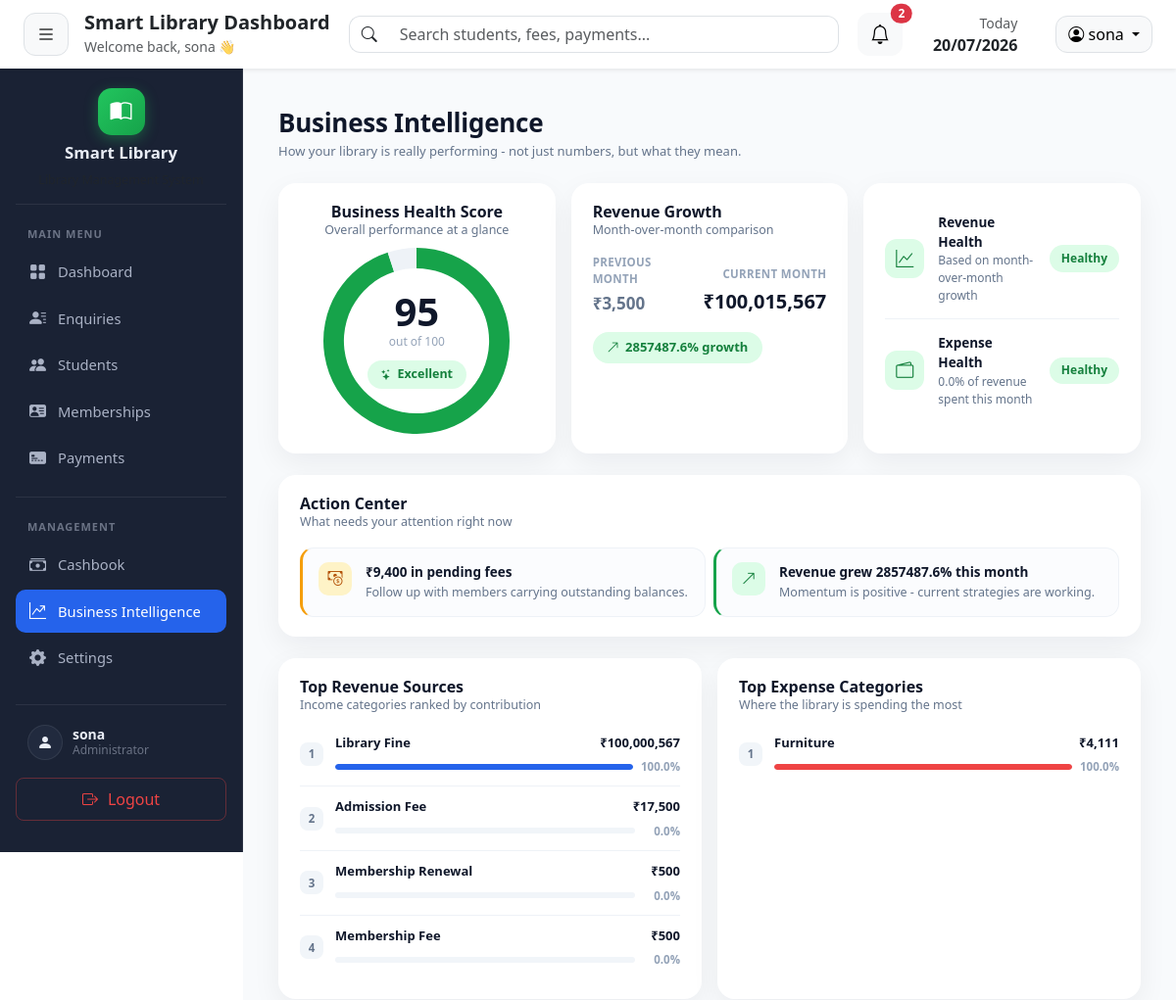
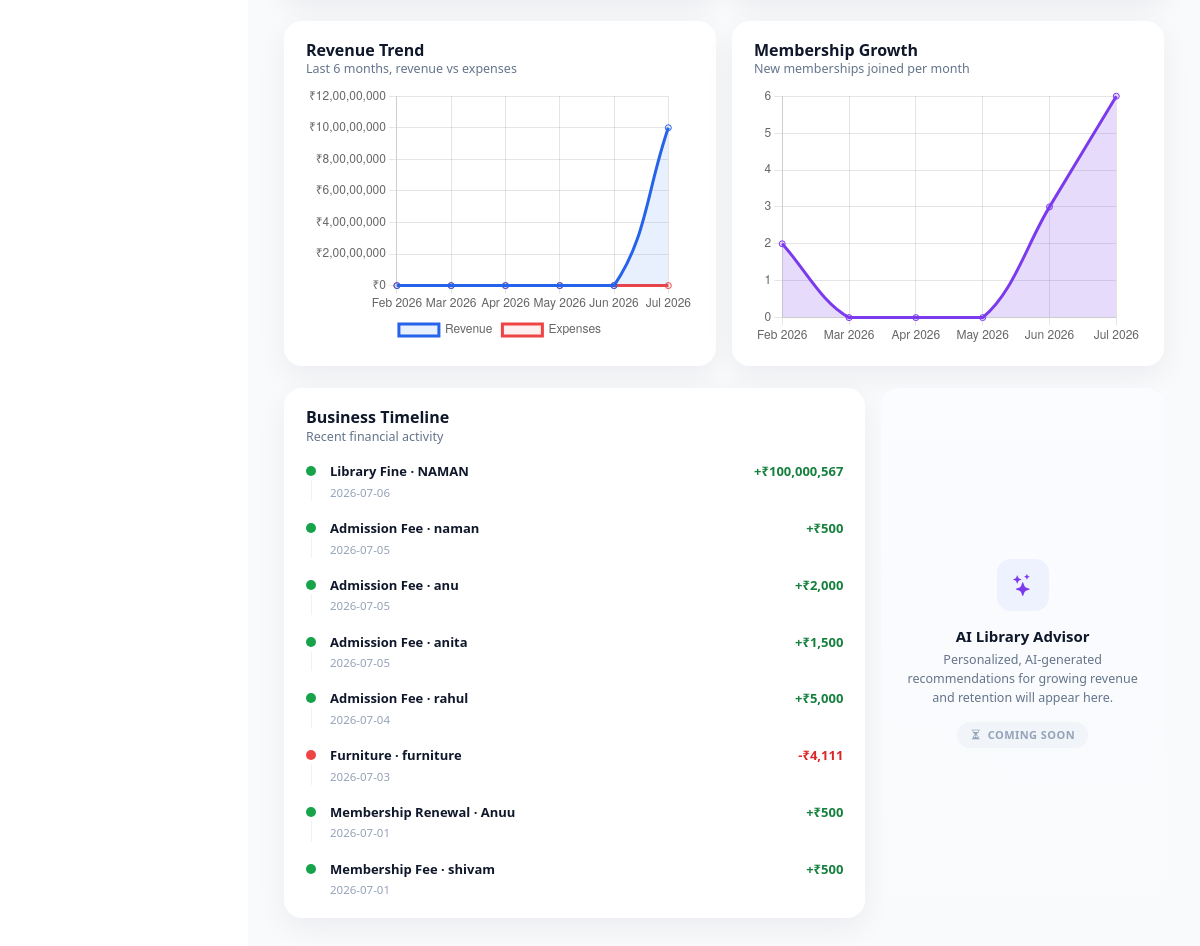
Page /business-intelligence/ (signed in) on the committed database (2 pictures, top to bottom).
### tables this page shows
CREATE TABLE cashbook (
    entry_id INTEGER PRIMARY KEY AUTOINCREMENT,
    type TEXT NOT NULL,
    description TEXT,
    amount REAL,
    entry_date DATE,
    payment_id INTEGER, category TEXT, person TEXT, admin_id INTEGER, payment_method TEXT, reference_id TEXT, source TEXT,

    FOREIGN KEY(payment_id)
    REFERENCES payments(payment_id)
);

### routes/business_intelligence.py (the view)
@business_intelligence_bp.route("/")
def index():
    if "admin_id" not in session:
        return redirect("/")
    admin_id = session["admin_id"]
    months = last_n_months(TREND_MONTHS)
    health_score = get_business_health_score(admin_id)
    revenue_growth = get_revenue_growth(admin_id)
    revenue_health_status = classify_revenue_health(revenue_growth["growth_pct"])
    expense_health = classify_expense_health(admin_id)
    return render_template(
        "business_intelligence/index.html",
        health_score=health_score,
        revenue_growth=revenue_growth,
        revenue_health_status=revenue_health_status,
        expense_health=expense_health,
        action_items=get_action_items(admin_id),
        top_revenue_sources=get_top_revenue_sources(admin_id, limit=5),
        top_expense_categories=get_top_expense_categories(admin_id, limit=5),
        timeline=get_business_timeline(admin_id, limit=8),
        revenue_trend_chart=_build_revenue_trend_chart(admin_id, months),
        membership_growth_chart=_build_membership_growth_chart(admin_id, months),
    )

### database/bi_queries.py (called while the page is built)
def last_n_months(n=6):
    today = date.today()
    year, month = today.year, today.month
    months = []
    for i in range(n - 1, -1, -1):
        m = month - i
        y = year
        while m <= 0:
            m += 12
            y -= 1
        months.append(f"{y:04d}-{m:02d}")
    return months

def get_monthly_new_memberships(admin_id):
    conn = get_connection()
    cursor = conn.cursor()
    cursor.execute("""
        SELECT
            strftime('%Y-%m', m.joining_date) AS month,
            COUNT(*) AS total
        FROM memberships m
        JOIN students s ON m.student_id = s.student_id
        WHERE s.admin_id = ?
        GROUP BY month
        ORDER BY month
    """, (admin_id,))
    rows = cursor.fetchall()
    conn.close()
    return {row["month"]: row["total"] for row in rows}

def get_membership_retention(admin_id):
    conn = get_connection()
    cursor = conn.cursor()
    cursor.execute("""
        SELECT
            COUNT(*) AS total,
            SUM(
                CASE WHEN m.membership_status = 'Active'
                     AND m.end_date >= DATE('now')
                THEN 1 ELSE 0 END
            ) AS active
        FROM memberships m
        JOIN students s ON m.student_id = s.student_id
        WHERE s.admin_id = ?
    """, (admin_id,))
    row = cursor.fetchone()
    conn.close()
    return {"total": row["total"] or 0, "active": row["active"] or 0}

def get_upcoming_expiries(admin_id, days=7):
    conn = get_connection()
    cursor = conn.cursor()
    cursor.execute("""
        SELECT COUNT(*) AS total
        FROM memberships m
        JOIN students s ON m.student_id = s.student_id
        WHERE s.admin_id = ?
        AND m.membership_status = 'Active'
        AND m.end_date BETWEEN DATE('now') AND DATE('now', ?)
    """, (admin_id, f"+{days} days"))
    total = cursor.fetchone()["total"]
    conn.close()
    return total

def get_revenue_growth(admin_id):
    income = get_monthly_income(admin_id)
    previous_month, current_month = last_n_months(2)
    current = income.get(current_month, 0)
    previous = income.get(previous_month, 0)
    if previous > 0:
        growth_pct = round((current - previous) / previous * 100, 1)
    elif current > 0:
        growth_pct = 100.0
    else:
        growth_pct = 0.0
    return {
        "current_month": current,
        "previous_month": previous,
        "growth_pct": growth_pct,
    }

### database/cashbook_queries.py (called while the page is built)
def get_total_income(admin_id):
    return _get_total_by_type(admin_id, "Income")

### templates/business_intelligence/index.html (shortened to what this page needs)
{% extends "layouts/base.html" %}
{% block styles %}
<link rel="stylesheet"
      href="{{ url_for('static', filename='css/business_intelligence.css') }}">
{% endblock %}
{% block content %}
<div class="container-fluid py-3 bi-page">
    <div class="bi-section">
        <h2 class="page-title mb-1">Business Intelligence</h2>
        <p class="page-subtitle mb-0">
            How your library is really performing - not just numbers, but what they mean.
        </p>
    </div>
    <div class="bi-section row g-3">
        {% include "components/bi_health_score.html" %}
        {% include "components/bi_revenue_growth.html" %}
        {% include "components/bi_health_status.html" %}
    </div>
    <div class="bi-section row g-3">
        {% include "components/bi_action_center.html" %}
    </div>
    <div class="bi-section row g-3">
        {% include "components/bi_top_revenue.html" %}
        {% include "components/bi_top_expense.html" %}
    </div>
    <div class="bi-section row g-3">
        {% include "components/bi_revenue_trend_chart.html" %}
        {% include "components/bi_membership_growth_chart.html" %}
    </div>
    <div class="bi-section row g-3">
        {% include "components/bi_timeline.html" %}
        {% include "components/bi_advisor.html" %}
    </div>
</div>
{% endblock %}
{% block scripts %}
<script>
    window.biChartData = {
        healthScore: {{ health_score | tojson }},
        revenueTrend: {{ revenue_trend_chart | tojson }},
        membershipGrowth: {{ membership_growth_chart | tojson }}
    };
</script>
{% endblock %}

### templates/components/bi_top_revenue.html
{% set bar_colors = ["#2563eb", "#16a34a", "#f59e0b", "#7c3aed", "#06b6d4"] %}
<div class="col-lg-6">
    <div class="card bi-card border-0">
        <div class="bi-card-body">
            <h3 class="bi-section-title mb-0">Top Revenue Sources</h3>
            <p class="bi-section-subtitle mb-2">Income categories ranked by contribution</p>
            {% if top_revenue_sources %}
                {% for item in top_revenue_sources %}
                <div class="bi-rank-item">
                    <div class="bi-rank-number">{{ item.rank }}</div>
                    <div class="bi-rank-main">
                        <div class="bi-rank-top-line">
                            <span class="bi-rank-category">{{ item.category }}</span>
                            <span class="bi-rank-amount">₹{{ "{:,.0f}".format(item.amount) }}</span>
                        </div>
                        <div class="d-flex align-items-center gap-2">
                            <div class="bi-rank-bar-track flex-grow-1">
                                <div class="bi-rank-bar-fill" style="width:{{ item.percentage }}%; background:{{ bar_colors[(item.rank - 1) % bar_colors|length] }};"></div>
                            </div>
                            <span class="bi-rank-percentage">{{ item.percentage }}%</span>
                        </div>
                    </div>
                </div>
                {% endfor %}
            {% else %}
            <p class="empty-state-text mb-0">No income recorded yet.</p>
            {% endif %}
        </div>
    </div>
</div>

### templates/components/bi_top_expense.html
{% set bar_colors = ["#ef4444", "#f59e0b", "#7c3aed", "#06b6d4", "#2563eb"] %}
<div class="col-lg-6">
    <div class="card bi-card border-0">
        <div class="bi-card-body">
            <h3 class="bi-section-title mb-0">Top Expense Categories</h3>
            <p class="bi-section-subtitle mb-2">Where the library is spending the most</p>
            {% if top_expense_categories %}
                {% for item in top_expense_categories %}
                <div class="bi-rank-item">
                    <div class="bi-rank-number">{{ item.rank }}</div>
                    <div class="bi-rank-main">
                        <div class="bi-rank-top-line">
                            <span class="bi-rank-category">{{ item.category }}</span>
                            <span class="bi-rank-amount">₹{{ "{:,.0f}".format(item.amount) }}</span>
                        </div>
                        <div class="d-flex align-items-center gap-2">
                            <div class="bi-rank-bar-track flex-grow-1">
                                <div class="bi-rank-bar-fill" style="width:{{ item.percentage }}%; background:{{ bar_colors[(item.rank - 1) % bar_colors|length] }};"></div>
                            </div>
                            <span class="bi-rank-percentage">{{ item.percentage }}%</span>
                        </div>
                    </div>
                </div>
                {% endfor %}
            {% else %}
            <p class="empty-state-text mb-0">No expenses recorded yet.</p>
            {% endif %}
        </div>
    </div>
</div>

### templates/components/bi_timeline.html (shortened to what this page needs)
<div class="col-lg-8">
    <div class="card bi-card border-0">
        <div class="bi-card-body">
            <h3 class="bi-section-title mb-0">Business Timeline</h3>
            <p class="bi-section-subtitle mb-3">Recent financial activity</p>
            {% if timeline %}
            <div class="bi-timeline">
                {% for entry in timeline %}
                <div class="bi-timeline-item">
                    <div class="bi-timeline-rail">
                        <div class="bi-timeline-dot {{ 'bi-timeline-dot-income' if entry.type == 'Income' else 'bi-timeline-dot-expense' }}"></div>
                    </div>
                    <div class="bi-timeline-body">
                        <div>
                            <div class="bi-timeline-desc">
                                {{ entry.category }}{% if entry.person %} &middot; {{ entry.person }}{% endif %}
                            </div>
                            <div class="bi-timeline-meta">{{ entry.entry_date }}</div>
                        </div>
                        <span class="bi-timeline-amount {{ 'bi-timeline-amount-income' if entry.type == 'Income' else 'bi-timeline-amount-expense' }}">
                            {{ '+' if entry.type == 'Income' else '-' }}₹{{ "{:,.0f}".format(entry.amount) }}
                        </span>
                    </div>
                </div>
                {% endfor %}
            </div>
            {% else %}
            <p class="empty-state-text mb-0">No financial activity recorded yet.</p>
            {% endif %}
        </div>
    </div>
</div>

### static/css/business_intelligence.css (style rules this page uses)
.bi-page { --bi-primary:#2563eb; --bi-primary-dark:#1d4ed8; --bi-success:#16a34a; --bi-success-soft-bg:#dcfce7; --bi-success-soft-text:#15803d; --bi-warning:#f59e0b; --bi-warning-soft-bg:#fef3c7; --bi-warning-soft-text:#b45309; --bi-danger:#ef4444; --bi-danger-soft-bg:#fee2e2; --bi-danger-soft-text:#dc2626; --bi-info:#06b6d4; --bi-violet:#7c3aed; --bi-bg:#f8fafc; --bi-card:#ffffff; --bi-border:#eef2f7; --bi-ink:#0f172a; --bi-muted:#64748b; --bi-faint:#94a3b8; --bi-shadow:0 10px 30px rgba(15,23,42,.06); --bi-shadow-hover:0 16px 34px rgba(15,23,42,.10); background:var(--bi-bg); }
.bi-page .page-title { font-size:26px; font-weight:700; color:var(--bi-ink); letter-spacing:-.01em; }
.bi-page .page-subtitle { font-size:13px; color:var(--bi-muted); }
.bi-section { margin-bottom:22px; }
.bi-section:last-child { margin-bottom:0; }
.bi-section-title { font-size:16px; font-weight:700; color:var(--bi-ink); margin-bottom:2px; }
.bi-section-subtitle { font-size:12.5px; color:var(--bi-muted); }
.bi-card { background:var(--bi-card); border:1px solid var(--bi-border); border-radius:18px; box-shadow:var(--bi-shadow); transition:box-shadow .25s ease, transform .25s ease; height:100%; }
.bi-card-body { padding:20px 22px; }
.bi-rank-item { display:flex; align-items:center; gap:12px; padding:11px 0; }
.bi-rank-item + .bi-rank-item { border-top:1px solid var(--bi-border); }
.bi-rank-number { width:24px; height:24px; min-width:24px; border-radius:8px; background:#f1f5f9; color:var(--bi-muted); font-size:11.5px; font-weight:700; display:flex; align-items:center; justify-content:center; }
.bi-rank-main { flex:1; min-width:0; }
.bi-rank-top-line { display:flex; align-items:center; justify-content:space-between; gap:10px; margin-bottom:6px; }
.bi-rank-category { font-size:13px; font-weight:600; color:var(--bi-ink); overflow:hidden; text-overflow:ellipsis; white-space:nowrap; }
.bi-rank-amount { font-size:13px; font-weight:700; color:var(--bi-ink); white-space:nowrap; }
.bi-rank-bar-track { height:6px; border-radius:999px; background:#f1f5f9; overflow:hidden; }
.bi-rank-bar-fill { height:100%; border-radius:999px; transition:width .8s cubic-bezier(.4,0,.2,1); }
.bi-rank-percentage { min-width:38px; text-align:right; font-size:11.5px; font-weight:700; color:var(--bi-faint); }
.bi-timeline { position:relative; }
.bi-timeline-item { position:relative; display:flex; gap:14px; padding-bottom:18px; }
.bi-timeline-item:last-child { padding-bottom:0; }
.bi-timeline-rail { display:flex; flex-direction:column; align-items:center; }
.bi-timeline-dot { width:10px; height:10px; border-radius:50%; margin-top:4px; flex-shrink:0; }
.bi-timeline-dot-income { background:var(--bi-success); }
.bi-timeline-dot-expense { background:var(--bi-danger); }
.bi-timeline-body { flex:1; min-width:0; display:flex; align-items:flex-start; justify-content:space-between; gap:10px; }
.bi-timeline-desc { font-size:13px; font-weight:600; color:var(--bi-ink); }
.bi-timeline-meta { font-size:11.5px; color:var(--bi-faint); margin-top:2px; }
.bi-timeline-amount { font-size:13px; font-weight:700; white-space:nowrap; }
.bi-timeline-amount-income { color:var(--bi-success-soft-text); }
.bi-timeline-amount-expense { color:var(--bi-danger-soft-text); }

### rows in the picture
cashbook: rank "1", category "Library Fine", amount "100,000,567", percentage "100.0", person "NAMAN", entry_date "2026-07-06", type "+"
cashbook: rank "1", category "Furniture", amount "4,111", percentage "100.0", person "furniture", entry_date "2026-07-03", type "-"
cashbook: category "Admission Fee", person "naman", entry_date "2026-07-05", type "+", amount "500"
cashbook: category "Admission Fee", person "anu", entry_date "2026-07-05", type "+", amount "2,000"
cashbook: category "Admission Fee", person "anita", entry_date "2026-07-05", type "+", amount "1,500"
cashbook: category "Admission Fee", person "rahul", entry_date "2026-07-04", type "+", amount "5,000"
cashbook: category "Membership Renewal", person "Anuu", entry_date "2026-07-01", type "+", amount "500"
cashbook: category "Membership Fee", person "shivam", entry_date "2026-07-01", type "+", amount "500"

### other values in the picture
{{ session.get('username', 'Admin') }} "sona"
{{ counts.total }} "2"
{{ "{:,.0f}".format(revenue_growth.previous_month) }} "3,500"
{{ "{:,.0f}".format(revenue_growth.current_month) }} "100,015,567"
{{ "%.1f"|format(revenue_growth.growth_pct) }} "2857487.6"
{{ revenue_health_status }} "Healthy"
{{ expense_health.ratio_pct }} "0.0"
{{ expense_health.status }} "Healthy"
{{ item.title }} "₹9,400 in pending fees" "Revenue grew 2857487.6% this month"
{{ item.description }} "Follow up with members carrying outstanding balances." "Momentum is positive - current strategies are working."
{{ item.rank }} "2" "3" "4"
{{ item.category }} "Admission Fee" "Membership Renewal" "Membership Fee"
{{ "{:,.0f}".format(item.amount) }} "17,500" "500" "500"
{{ item.percentage }} "0.0" "0.0" "0.0"
chart data {{ health_score | tojson }} {"score": 95, "status": "Excellent"}
